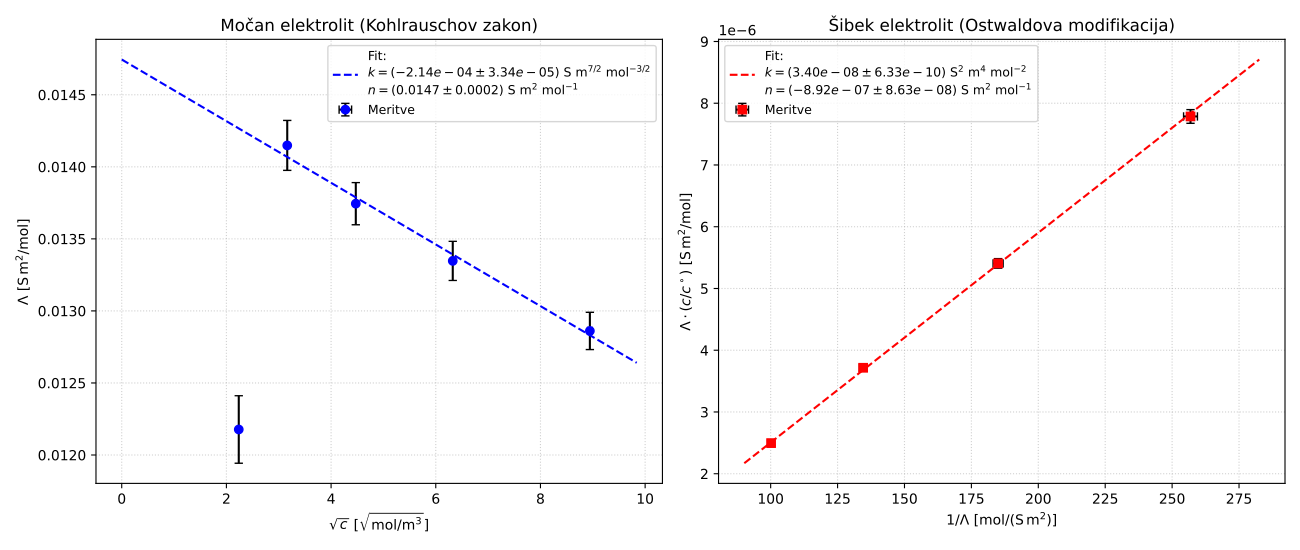

This figure's Python source:
import numpy as np
import matplotlib.pyplot as plt
from scipy.optimize import curve_fit

# Linearna funkcija za fitanje (y = k * x + n)
def premica(x, k, n):
    return k * x + n

# ==============================================================================
# KONSTANTE IN VHODNE NAPAKE
# ==============================================================================
kappa_t_us = 1.14       # muS/cm
kappa_t = kappa_t_us * 1e-4  # pretvorba v S/m

rel_err_c = 0.01        # 1% relativna napaka koncentracije
c_standard = 1000.0     # Standardna koncentracija c_0 = 1000 mol/m^3 (kar je 1 mol/L)

# Napake prevodnosti (pretvorjene v S/m)
err_kappa_sibki = 0.1 * 1e-4   # 0.1 muS/cm -> S/m
err_kappa_mocni = 0.01 * 1e-1  # 0.01 mS/cm -> S/m

# ==============================================================================
# 1. PODATKI IN PRETVORBA V SI ENOTE
# ==============================================================================

# --- ŠIBEK ELEKTROLIT ---
c_sibki_L = np.array([0.00025, 0.0005, 0.001, 0.002]) # mol/L
c_sibki = c_sibki_L * 1000                             # mol/m^3
kappa_sibki = np.array([26.1, 38.3, 55.2, 79.0]) * 1e-4 # S/m

err_c_sibki = c_sibki * rel_err_c 

Lambda_sibki = (kappa_sibki - kappa_t) / c_sibki
err_Lambda_sibki = Lambda_sibki * np.sqrt((err_kappa_sibki / (kappa_sibki - kappa_t))**2 + (err_c_sibki / c_sibki)**2)

# Osi za graf šibkega elektrolita
x_sibki = 1.0 / Lambda_sibki
err_x_sibki = err_Lambda_sibki / (Lambda_sibki**2)

# POPRAVEK: y os deljena s c_standard
y_sibki = (Lambda_sibki * c_sibki) / c_standard
err_y_sibki = y_sibki * np.sqrt((err_Lambda_sibki / Lambda_sibki)**2 + (err_c_sibki / c_sibki)**2)


# --- MOČAN ELEKTROLIT ---
c_mocni_L = np.array([0.005, 0.01, 0.02, 0.04, 0.08]) # mol/L
c_mocni = c_mocni_L * 1000                            # mol/m^3
kappa_mocni = np.array([0.610, 1.416, 2.75, 5.34, 10.29]) * 1e-1 # S/m

err_c_mocni = c_mocni * rel_err_c

Lambda_mocni = (kappa_mocni - kappa_t) / c_mocni
err_Lambda_mocni = Lambda_mocni * np.sqrt((err_kappa_mocni / (kappa_mocni - kappa_t))**2 + (err_c_mocni / c_mocni)**2)

# Osi za graf močnega elektrolita
x_mocni = np.sqrt(c_mocni)
err_x_mocni = err_c_mocni / (2 * np.sqrt(c_mocni))

y_mocni = Lambda_mocni
err_y_mocni = err_Lambda_mocni


# ==============================================================================
# 2. FITANJE IN GRAF ZA MOČAN ELEKTROLIT
# ==============================================================================
popt_m, pcov_m = curve_fit(premica, x_mocni[1:], y_mocni[1:], sigma=err_y_mocni[1:], absolute_sigma=True)
k_m, n_m = popt_m
err_k_m, err_n_m = np.sqrt(np.diag(pcov_m))

plt.figure(figsize=(13, 5.5))

plt.subplot(1, 2, 1)
plt.errorbar(x_mocni, y_mocni, xerr=err_x_mocni, yerr=err_y_mocni, 
             fmt='o', color='blue', ecolor='black', capsize=3, label='Meritve')

x_fit_m = np.linspace(0, max(x_mocni)*1.1, 100)
legenda_m = (f'Fit:\n'
             f'$k = ({k_m:.2e} \\pm {err_k_m:.2e})$ S m$^{{7/2}}$ mol$^{{-3/2}}$\n'
             f'$n = ({n_m:.4f} \\pm {err_n_m:.4f})$ S m$^2$ mol$^{{-1}}$')
plt.plot(x_fit_m, premica(x_fit_m, k_m, n_m), 'b--', label=legenda_m)

plt.title('Močan elektrolit (Kohlrauschov zakon)')
plt.xlabel(r'$\sqrt{c}$ [$\sqrt{\mathrm{mol/m^3}}$]')
plt.ylabel(r'$\Lambda$ [$\mathrm{S\,m^2/mol}$]')
plt.grid(True, linestyle=':', alpha=0.6)
plt.legend(fontsize=9)

# ==============================================================================
# 3. FITANJE IN GRAF ZA ŠIBEK ELEKTROLIT (Z ENOTAMI Sm^2/mol NA Y OSI)
# ==============================================================================
# c_sibki_L je koncentracija v mol/L, zato je (c_sibki_L / 1.0) brezdimenzijska vrednost c/c_standard
y_sibki = Lambda_sibki * c_sibki_L  
err_y_sibki = y_sibki * np.sqrt((err_Lambda_sibki / Lambda_sibki)**2 + (err_c_sibki / c_sibki)**2)

popt_s, pcov_s = curve_fit(premica, x_sibki, y_sibki, sigma=err_y_sibki, absolute_sigma=True)
k_s, n_s = popt_s
err_s_s, err_n_s = np.sqrt(np.diag(pcov_s))

plt.subplot(1, 2, 2)
plt.errorbar(x_sibki, y_sibki, xerr=err_x_sibki, yerr=err_y_sibki, 
             fmt='s', color='red', ecolor='black', capsize=3, label='Meritve')

x_fit_s = np.linspace(min(x_sibki)*0.9, max(x_sibki)*1.1, 100)

# POPRAVLJENE ENOTE V LEGENDI S SKLADNOSTJO POKRAJŠANIH KONCENTRACIJ
legenda_s = (f'Fit:\n'
             f'$k = ({k_s:.2e} \\pm {err_s_s:.2e})$ S$^2$ m$^4$ mol$^{{-2}}$\n'
             f'$n = ({n_s:.2e} \\pm {err_n_s:.2e})$ S m$^2$ mol$^{{-1}}$')
plt.plot(x_fit_s, premica(x_fit_s, k_s, n_s), 'r--', label=legenda_s)

plt.title('Šibek elektrolit (Ostwaldova modifikacija)')
plt.xlabel(r'$1/\Lambda$ [$\mathrm{mol/(S\,m^2)}$]')
plt.ylabel(r'$\Lambda \cdot (c / c^\circ)$ [$\mathrm{S\,m^2/mol}$]')
plt.grid(True, linestyle=':', alpha=0.6)
plt.legend(fontsize=9)

plt.tight_layout()

# ==============================================================================
# 4. REZULTATI V TERMINAL Z NOVIMI ENOTAMI
# ==============================================================================
print("="*60)
print("REZULTATI LINEARNE REGRESIJE Z ENOTAMI Sm^2/mol (SI sistem):")
print("="*60)
print("MOČAN ELEKTROLIT (Lambda vs sqrt(c)):")
print(f"  Naklon (k):       {k_m:.6e} ± {err_k_m:.6e} S m^(7/2) mol^(-3/2)")
print(f"  Začetna vr. (n):  {n_m:.6e} ± {err_n_m:.6e} S m^2 mol^(-1)")
print("-"*60)
print("ŠIBEK ELEKTROLIT (Lambda * (c/c_standard) vs 1/Lambda):")
print(f"  Naklon (k):       {k_s:.6e} ± {err_s_s:.6e} S^2 m^4 mol^(-2)")
print(f"  Začetna vr. (n):  {n_s:.6e} ± {err_n_s:.6e} S m^2 mol^(-1)")
print("="*60)

plt.savefig("elektroliti.pdf")
plt.show()
